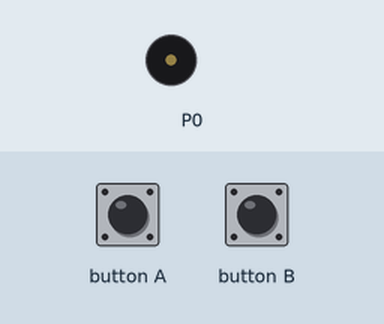
A program run on a simulated BBC micro:bit (MakeCode). On the bench: buzzer (waves = sounding). The inputs (shaded band) are chosen by the test bench.

Above: at 1.2 s.
1.3 s: button A pressed for 0.15 s
At 1.65 s:
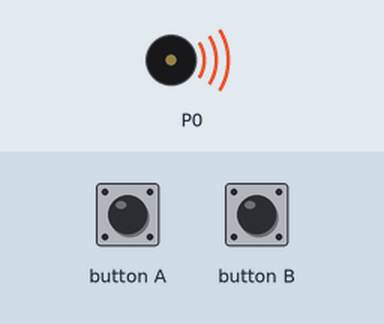
Timing chart, 0 to 10.3 s (numbered marks = the images above; inputs shaded):
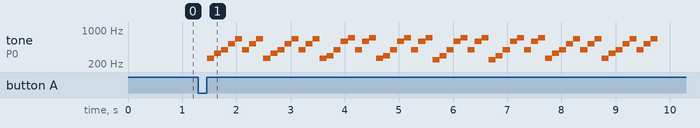

The program:

main.ts
```typescript
input.onButtonPressed(Button.A, function () {
    // Hier wird die Musik gestartet oder gestoppt, je nach dem, was aktuell in der Variable Steuerung drin steht (s. Kommentare oben beim "Beim Start"-Block.
    if (Steuerung == 0) {
        Steuerung = Melodie
    } else {
        Steuerung = 0
        music.stopMelody(MelodyStopOptions.All)
    }
})
input.onButtonPressed(Button.B, function () {
    // Hier wird die Melodievariable um eins erhöht, wenn Knopf B gerückt wird. Ist man am Ende (letztes Lied), so wird die Variable auf 1 zurückgesetzt ("beginne Playlist von vorne").
    if (Melodie < SongAnzahl) {
        Melodie += 1
    } else {
        Melodie = 1
    }
    // Wenn bereits ein Lied läuft (d.h. Steuerung ==99 ist), dann wird direkt die Variable Steuerung auf die neue Melodie gesetzt (z.B. 4). So beginnt auch während des Abspielens des letzten Liedes sofort das neue.
    // Gäbe es diesen Wenn-Block nicht, so würde während des Abspielens nicht auf das neue Lied gewechselt.
    if (Steuerung == 99) {
        Steuerung = Melodie
    }
})
let SongAnzahl = 0
let Melodie = 0
let Steuerung = 0
// Steuerung = 0 -> Ton aus
// Steuerung = 1 bis 4 -> beginne Melodie 1 bis 4
// Steuerung = 99 -> die Musik läuft bereits
Steuerung = 0
// Diese Variable wird von 1 bis 4 einzeln erhöht und dann wieder auf 1 gesetzt. Sie "weiss" immer, welches das nächste Lied ist.
Melodie = 1
SongAnzahl = 4
basic.forever(function () {
    if (Steuerung == 1) {
        music.startMelody(music.builtInMelody(Melodies.Prelude), MelodyOptions.Once)
        // Würde die Variable Steuerung hier nicht verändert, würde das Lied "Präludium" alle paar Millisekunden neu beginnen, da dann immer noch Steuerung ==1 erfüllt wäre und die wenn-Bedingungen immer wieder neu abgefragt werden (äusserer Block ist "dauerhaft", d.h. ständige Wiederholung der Befehle darin).
        //
        Steuerung = 99
    } else if (Steuerung == 2) {
        music.startMelody(music.builtInMelody(Melodies.Ode), MelodyOptions.Once)
        Steuerung = 99
    } else if (Steuerung == 3) {
        music.startMelody(music.builtInMelody(Melodies.Funk), MelodyOptions.Once)
        Steuerung = 99
    } else if (Steuerung == 4) {
        music.startMelody(music.builtInMelody(Melodies.Wedding), MelodyOptions.Once)
        Steuerung = 99
    }
})
```

test.ts
```typescript
// Hier kann man Tests durchführen; diese Datei wird nicht kompiliert, wenn dieses Paket als Erweiterung verwendet wird.
```

Measured:
- after the input at 1.3 s, tone on P0: plays 262 Hz for 0.13 s, 330 Hz for 0.13 s, 392 Hz for 0.13 s, 523 Hz for 0.13 s, 659 Hz for 0.13 s, 392 Hz for 0.13 s … (64 notes in this stretch), starting after 0.16 s
